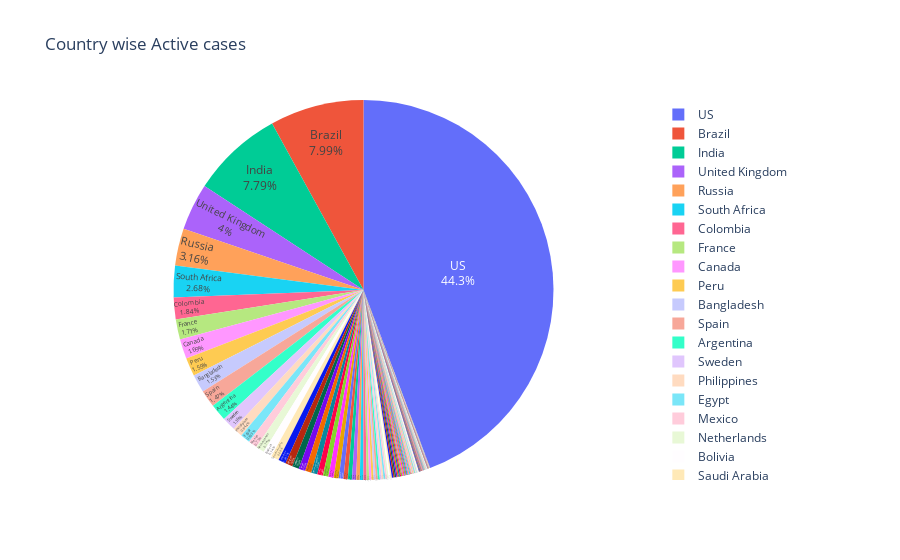

Write notebook code for a chart like this one.
### Markdown cell above
Still US dominating other regions in active cases as US has 2816444M active cases
then Brazil is on 2nd position and after that india got the rd position

### Code cell
fig = px.pie(cwd, values=cwd['Active'], names=cwd['Country/Region'],hover_data=['Country/Region'],title='Country wise Active cases')
fig.update_traces(textposition='inside',textinfo='percent+label')
fig.show()

### Figure 1 — Plotly figure (JSON) as saved in the notebook; plotly's stock layout.template omitted (floating-point values rounded to 4 significant figures; data arrays with more than 128 entries replaced by an {"elided": "..."} marker saying what was removed)
{"data": [{"customdata": {"elided": "187x1 str values"}, "domain": {"x": [0, 1], "y": [0, 1]}, "hovertemplate": "Country/Region=%{customdata[0]}<br>Active=%{value}<extra></extra>", "labels": {"elided": "187 str values"}, "legendgroup": "", "name": "", "showlegend": true, "textinfo": "percent+label", "textposition": "inside", "type": "pie", "values": {"elided": "187 int values"}}], "layout": {"legend": {"tracegroupgap": 0}, "title": {"text": "Country wise Active cases"}}}
